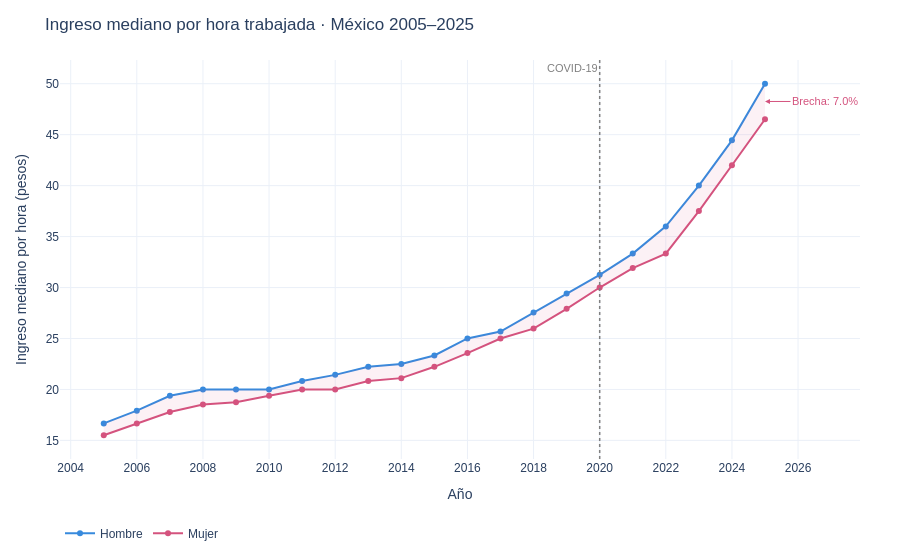

Notebook code for this chart:
### Markdown cell above
## G1 — Tendencia nacional 2005–2025

### Code cell
hombre = sn[sn['sexo']=='Hombre'].sort_values('anio')
mujer  = sn[sn['sexo']=='Mujer'].sort_values('anio')

fig1 = px.line(
    sn, x='anio', y='mediana_ing_hora', color='sexo',
    color_discrete_map=COLOR_MAPA, markers=True,
    labels={'anio':'Año','mediana_ing_hora':'Ingreso mediano por hora (pesos)','sexo':''},
    title='Ingreso mediano por hora trabajada · México 2005–2025',
)

# Área sombreada entre las dos líneas
fig1.add_trace(go.Scatter(
    x=list(hombre['anio']) + list(hombre['anio'])[::-1],
    y=list(hombre['mediana_ing_hora']) + list(mujer['mediana_ing_hora'])[::-1],
    fill='toself', fillcolor='rgba(212,83,126,0.08)',
    line=dict(color='rgba(255,255,255,0)'), showlegend=False, hoverinfo='skip',
))

fig1.add_vline(x=2020, line_dash='dot', line_color='gray', line_width=1.5,
               annotation_text='COVID-19', annotation_position='top left',
               annotation_font=dict(size=11, color='gray'))

ultimo = pivot_sn[pivot_sn['anio'] == pivot_sn['anio'].max()].iloc[0]
fig1.add_annotation(
    x=ultimo['anio'], y=(ultimo['Hombre'] + ultimo['Mujer']) / 2,
    text=f"Brecha: {ultimo['brecha_pct']}%",
    showarrow=True, arrowhead=2, ax=60, ay=0,
    font=dict(size=11, color=COLOR_MUJER), arrowcolor=COLOR_MUJER,
)

fig1.update_layout(
    template='plotly_white', hovermode='x unified',
    legend=dict(orientation='h', y=-0.15),
    xaxis=dict(dtick=2), margin=dict(t=60, b=60, l=60, r=40),
    font=dict(family='Arial, sans-serif', size=12),
)

# include_plotlyjs='cdn' hace el HTML pequeño (~20 KB en vez de 4.4 MB)
fig1.write_html(str(RUTA_DASH / 'g1_serie_nacional.html'), include_plotlyjs='cdn')
fig1.show()
print('G1 guardada.')

### Figure 1 — Plotly figure (JSON) as saved in the notebook; plotly's stock layout.template omitted (floating-point values rounded to 4 significant figures)
{"data": [{"hovertemplate": "=Hombre<br>Año=%{x}<br>Ingreso mediano por hora (pesos)=%{y}<extra></extra>", "legendgroup": "Hombre", "line": {"color": "#378ADD", "dash": "solid"}, "marker": {"symbol": "circle"}, "mode": "lines+markers", "name": "Hombre", "orientation": "v", "showlegend": true, "type": "scatter", "x": [2005, 2006, 2007, 2008, 2009, 2010, 2011, 2012, 2013, 2014, 2015, 2016, 2017, 2018, 2019, 2020, 2021, 2022, 2023, 2024, 2025], "xaxis": "x", "y": [16.67, 17.92, 19.38, 20.0, 20.0, 20.0, 20.83, 21.43, 22.22, 22.5, 23.33, 25.0, 25.68, 27.56, 29.41, 31.25, 33.33, 36.0, 40.0, 44.44, 50.0], "yaxis": "y"}, {"hovertemplate": "=Mujer<br>Año=%{x}<br>Ingreso mediano por hora (pesos)=%{y}<extra></extra>", "legendgroup": "Mujer", "line": {"color": "#D4537E", "dash": "solid"}, "marker": {"symbol": "circle"}, "mode": "lines+markers", "name": "Mujer", "orientation": "v", "showlegend": true, "type": "scatter", "x": [2005, 2006, 2007, 2008, 2009, 2010, 2011, 2012, 2013, 2014, 2015, 2016, 2017, 2018, 2019, 2020, 2021, 2022, 2023, 2024, 2025], "xaxis": "x", "y": [15.5, 16.67, 17.78, 18.52, 18.75, 19.38, 20.0, 20.0, 20.83, 21.11, 22.22, 23.57, 25.0, 25.97, 27.91, 30.0, 31.91, 33.33, 37.5, 42.0, 46.51], "yaxis": "y"}, {"fill": "toself", "fillcolor": "rgba(212,83,126,0.08)", "hoverinfo": "skip", "line": {"color": "rgba(255,255,255,0)"}, "showlegend": false, "type": "scatter", "x": [2005, 2006, 2007, 2008, 2009, 2010, 2011, 2012, 2013, 2014, 2015, 2016, 2017, 2018, 2019, 2020, 2021, 2022, 2023, 2024, 2025, 2025, 2024, 2023, 2022, 2021, 2020, 2019, 2018, 2017, 2016, 2015, 2014, 2013, 2012, 2011, 2010, 2009, 2008, 2007, 2006, 2005], "y": [16.67, 17.92, 19.38, 20, 20, 20, 20.83, 21.43, 22.22, 22.5, 23.33, 25, 25.68, 27.56, 29.41, 31.25, 33.33, 36, 40, 44.44, 50, 46.51, 42, 37.5, 33.33, 31.91, 30, 27.91, 25.97, 25, 23.57, 22.22, 21.11, 20.83, 20, 20, 19.38, 18.75, 18.52, 17.78, 16.67, 15.5]}], "layout": {"annotations": [{"font": {"color": "gray", "size": 11}, "showarrow": false, "text": "COVID-19", "x": 2020, "xanchor": "right", "xref": "x", "y": 1, "yanchor": "top", "yref": "y domain"}, {"arrowcolor": "#D4537E", "arrowhead": 2, "ax": 60, "ay": 0, "font": {"color": "#D4537E", "size": 11}, "showarrow": true, "text": "Brecha: 7.0%", "x": 2025, "y": 48.25}], "font": {"family": "Arial, sans-serif", "size": 12}, "hovermode": "x unified", "legend": {"orientation": "h", "title": {"text": ""}, "tracegroupgap": 0, "y": -0.15}, "margin": {"b": 60, "l": 60, "r": 40, "t": 60}, "shapes": [{"line": {"color": "gray", "dash": "dot", "width": 1.5}, "type": "line", "x0": 2020, "x1": 2020, "xref": "x", "y0": 0, "y1": 1, "yref": "y domain"}], "title": {"text": "Ingreso mediano por hora trabajada · México 2005–2025"}, "xaxis": {"anchor": "y", "domain": [0, 1], "dtick": 2, "title": {"text": "Año"}}, "yaxis": {"anchor": "x", "domain": [0, 1], "title": {"text": "Ingreso mediano por hora (pesos)"}}}}
